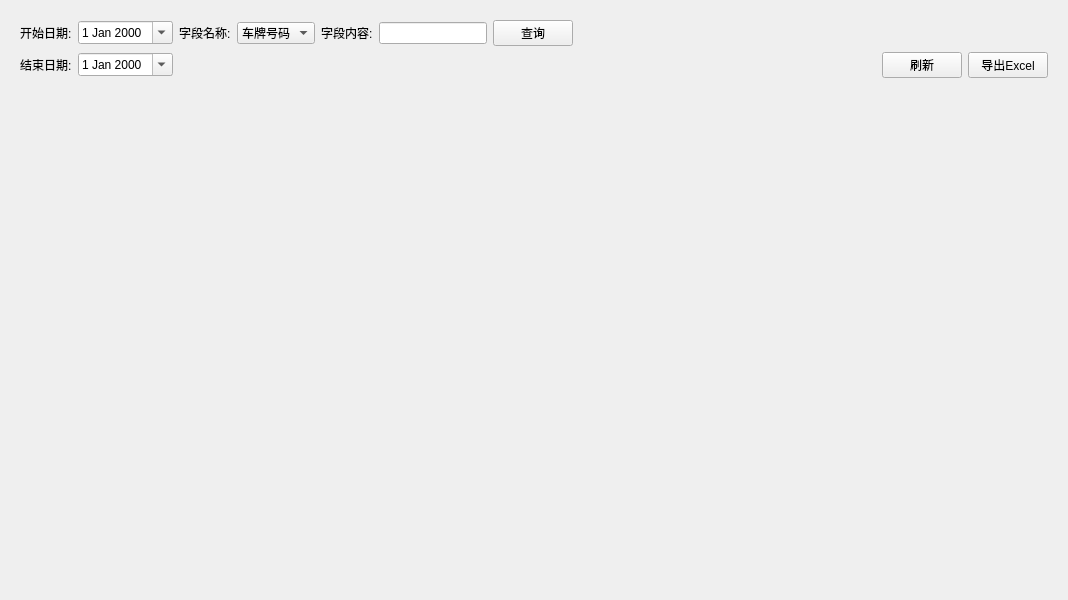
<?xml version="1.0" encoding="UTF-8"?>
<ui version="4.0">
 <class>FrmRegisterTable</class>
 <widget class="QWidget" name="FrmRegisterTable">
  <property name="geometry">
   <rect>
    <x>0</x>
    <y>0</y>
    <width>1068</width>
    <height>600</height>
   </rect>
  </property>
  <property name="windowTitle">
   <string>Form</string>
  </property>
  <layout class="QVBoxLayout" name="verticalLayout" stretch="1,9">
   <item>
    <widget class="QWidget" name="widget_4" native="true">
     <layout class="QGridLayout" name="gridLayout_11" columnstretch="0,0,0,0,0,0,0,0,0,0">
      <item row="0" column="7">
       <spacer name="horizontalSpacer_18">
        <property name="orientation">
         <enum>Qt::Horizontal</enum>
        </property>
        <property name="sizeHint" stdset="0">
         <size>
          <width>40</width>
          <height>20</height>
         </size>
        </property>
       </spacer>
      </item>
      <item row="1" column="0">
       <widget class="QLabel" name="label_4">
        <property name="text">
         <string>结束日期:</string>
        </property>
       </widget>
      </item>
      <item row="0" column="5">
       <widget class="QLineEdit" name="editField">
        <property name="sizePolicy">
         <sizepolicy hsizetype="Minimum" vsizetype="Fixed">
          <horstretch>0</horstretch>
          <verstretch>0</verstretch>
         </sizepolicy>
        </property>
       </widget>
      </item>
      <item row="0" column="4">
       <widget class="QLabel" name="label_16">
        <property name="text">
         <string>字段内容:</string>
        </property>
       </widget>
      </item>
      <item row="1" column="9">
       <widget class="QPushButton" name="btnExport">
        <property name="sizePolicy">
         <sizepolicy hsizetype="Minimum" vsizetype="Fixed">
          <horstretch>0</horstretch>
          <verstretch>0</verstretch>
         </sizepolicy>
        </property>
        <property name="toolTip">
         <string>导出Excel</string>
        </property>
        <property name="text">
         <string>导出Excel</string>
        </property>
        <property name="icon">
         <iconset resource="../../main.qrc">
          <normaloff>:/image/excel.png</normaloff>:/image/excel.png</iconset>
        </property>
       </widget>
      </item>
      <item row="0" column="0">
       <widget class="QLabel" name="label_2">
        <property name="text">
         <string>开始日期:</string>
        </property>
       </widget>
      </item>
      <item row="0" column="6">
       <widget class="QPushButton" name="btnQuery">
        <property name="text">
         <string>查询</string>
        </property>
       </widget>
      </item>
      <item row="0" column="2">
       <widget class="QLabel" name="label_3">
        <property name="text">
         <string>字段名称:</string>
        </property>
       </widget>
      </item>
      <item row="0" column="1">
       <widget class="QDateEdit" name="dateStart">
        <property name="calendarPopup">
         <bool>true</bool>
        </property>
       </widget>
      </item>
      <item row="1" column="8">
       <widget class="QPushButton" name="btnRefresh">
        <property name="toolTip">
         <string>刷新</string>
        </property>
        <property name="text">
         <string>刷新</string>
        </property>
        <property name="icon">
         <iconset resource="../../main.qrc">
          <normaloff>:/image/刷新.png</normaloff>:/image/刷新.png</iconset>
        </property>
       </widget>
      </item>
      <item row="1" column="1">
       <widget class="QDateEdit" name="dateEnd">
        <property name="calendarPopup">
         <bool>true</bool>
        </property>
       </widget>
      </item>
      <item row="0" column="3">
       <widget class="QComboBox" name="cbxField">
        <item>
         <property name="text">
          <string>车牌号码</string>
         </property>
        </item>
       </widget>
      </item>
     </layout>
    </widget>
   </item>
   <item>
    <widget class="QStackedWidget" name="stackedWidget">
     <property name="currentIndex">
      <number>0</number>
     </property>
     <widget class="QWidget" name="page">
      <layout class="QGridLayout" name="gridLayout_2" rowstretch="0">
       <item row="0" column="0">
        <widget class="GbsTableWidget" name="tableWidget" native="true"/>
       </item>
      </layout>
     </widget>
     <widget class="QWidget" name="page_2">
      <layout class="QGridLayout" name="gridLayout_4"/>
     </widget>
    </widget>
   </item>
  </layout>
 </widget>
 <customwidgets>
  <customwidget>
   <class>GbsTableWidget</class>
   <extends>QWidget</extends>
   <header>gbstablewidget.h</header>
   <container>1</container>
  </customwidget>
 </customwidgets>
 <resources>
  <include location="../../main.qrc"/>
 </resources>
 <connections/>
</ui>
